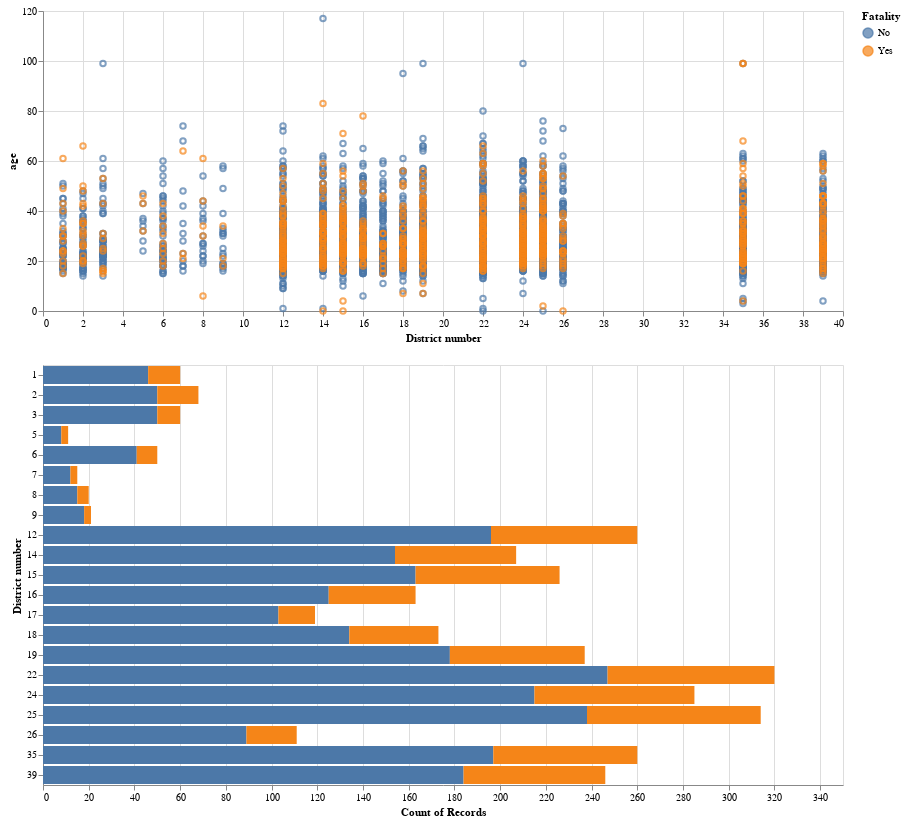

The notebook cell this image was saved under:
### Code cell
# Setup a brush selection
brush = alt.selection(type='interval')

# The top scatterplot
points = alt.Chart().mark_point().encode(
    x=alt.X('District number:Q', scale=alt.Scale(zero=False)),
    y=alt.Y('age:Q', scale=alt.Scale(zero=False)),
    color=alt.condition(brush, 'Fatality:N', alt.value('lightgray'))
).properties(
    selection=brush,
    width=800
)



#the bottom bar plot
bars = alt.Chart().mark_bar().encode(
    x='count(District number):Q',
    y='District number:N',
    color='Fatality:N',
).transform_filter(
    brush.ref() # the filter transform uses the selection
                # to filter the input data to this chart
).properties(
width=800
)

plot = alt.vconcat(points, bars, data=shootings_Fatality) # vertical stacking
plot

### Figure 1 — Vega-Lite specification as saved in the notebook (floating-point values rounded to 4 significant figures; data arrays with more than 128 entries replaced by an {"elided": "..."} marker saying what was removed)
{"config": {"view": {"continuousWidth": 400, "continuousHeight": 300}}, "vconcat": [{"mark": "point", "encoding": {"color": {"condition": {"type": "nominal", "field": "Fatality", "selection": "selector002"}, "value": "lightgray"}, "x": {"type": "quantitative", "field": "District number", "scale": {"zero": false}}, "y": {"type": "quantitative", "field": "age", "scale": {"zero": false}}}, "selection": {"selector002": {"type": "interval"}}, "width": 800}, {"mark": "bar", "encoding": {"color": {"type": "nominal", "field": "Fatality"}, "x": {"type": "quantitative", "aggregate": "count", "field": "District number"}, "y": {"type": "nominal", "field": "District number"}}, "transform": [{"filter": {"selection": "selector002"}}], "width": 800}], "data": {"name": "data-5e4357f85d4c6f1492ed1875e97b5a35"}, "$schema": "https://vega.github.io/schema/vega-lite/v4.8.1.json", "datasets": {"data-5e4357f85d4c6f1492ed1875e97b5a35": {"elided": "3226 records"}}}
